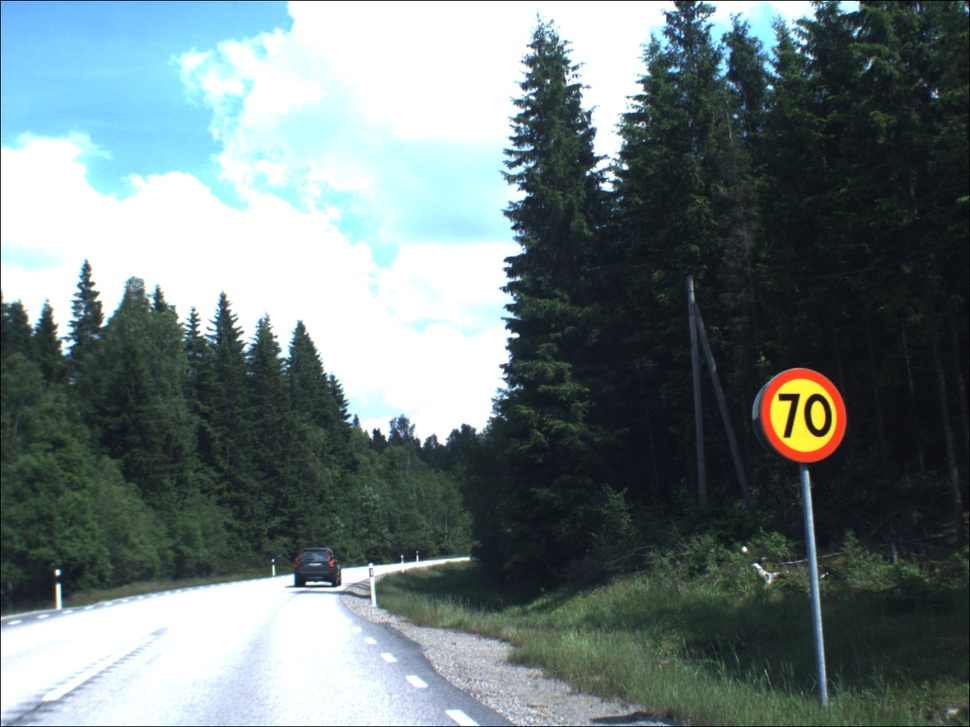
#> input picture data/easy/rs1.jpg, 970 x 727 px, shrunk from 1280 x 960 before the run; its folder holds only this picture in this run
$ python -i hough.py   (imports and definitions only)
#> lines starting #> are read from the running program, lines starting #| are printed output that depends on the picture; after the words box and inside, x2 and y2 are one past the last pixel; in counts of white or black regions, pixels touching at a corner belong together
import cv2 as cv
import numpy as np
import matplotlib.pyplot as plt
import os
import numpy as np
import easyocr

# [74 lines left out: functions importImages, showImage, preprocess, not called in this run]

def detect_circles(image_path):
    """
    Detects circles in an image using the Hough Circle Transform.

    Args:
        image_path (str): Path to the input image.

    Returns:
        None
    """
#> called with image_path = 'data/easy/rs1.jpg'
    image = cv.imread(image_path)  # Load the image
#> image is the input picture: shape (727, 970, 3); mean B, G, R 123.8, 123.1, 109.3
    gray = cv.cvtColor(image, cv.COLOR_BGR2GRAY)  # Convert to grayscale
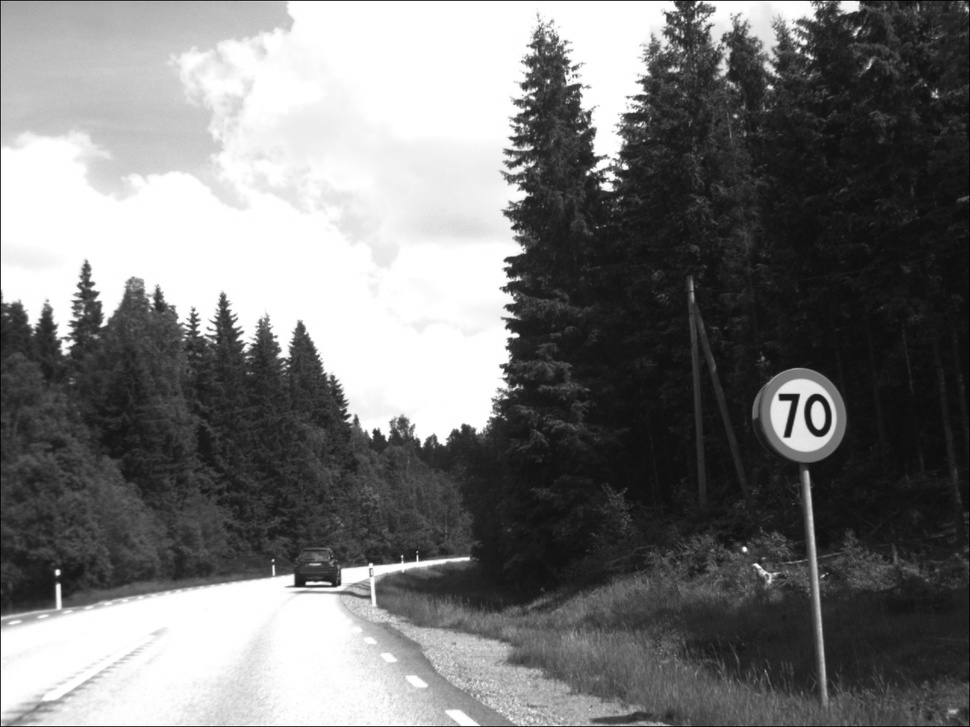
#> gray: shape (727, 970); min 1, max 255, mean 119.1
    gray_blurred = cv.medianBlur(gray, 5)  # Apply median blur to reduce noise

    # Detect circles using the Hough Transform
    circles = cv.HoughCircles(
        gray_blurred,
        cv.HOUGH_GRADIENT,
        dp=1.2,
        minDist=100,
        param1=150,
        param2=50,
        minRadius=35,
        maxRadius=60
    )
#> circles = [[804.6, 419.4, 41.84]]

    if circles is not None:  # If circles are detected
        circles = np.uint16(np.around(circles))
#> circles = [[805, 419, 42]]
        for i in circles[0, :]:
            cv.circle(image, (i[0], i[1]), i[2], (0, 255, 0), 2)  # Draw the circle outline
            cv.circle(image, (i[0], i[1]), 2, (0, 0, 255), 3)  # Draw the circle center

            # Extract circle coordinates
            center_x, center_y, radius = i
            x_min = max(0, center_x - radius)
            y_min = max(0, center_y - radius)
            x_max = min(image.shape[1], center_x + radius)
            y_max = min(image.shape[0], center_y + radius)

            # Crop the circle and display it
            cropped_image = image[y_min:y_max, x_min:x_max]
            plt.imshow(cv.cvtColor(cropped_image, cv.COLOR_BGR2RGB))
            plt.axis('off')
            plt.show()
#> this loop made 1 pass
#> (center_x, center_y, radius, x_min, y_min, x_max, y_max) on pass 1: (805, 419, 42, 763, 377, 847, 461)
#> pass 1, in detect_circles, `cropped_image = image[y_min:y_max, x_min:x_max]`:
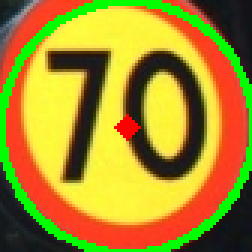
#> cropped_image: shape (84, 84, 3) (shown 3 times larger); mean B, G, R 40.7, 142.3, 167.6
#> after the loop:
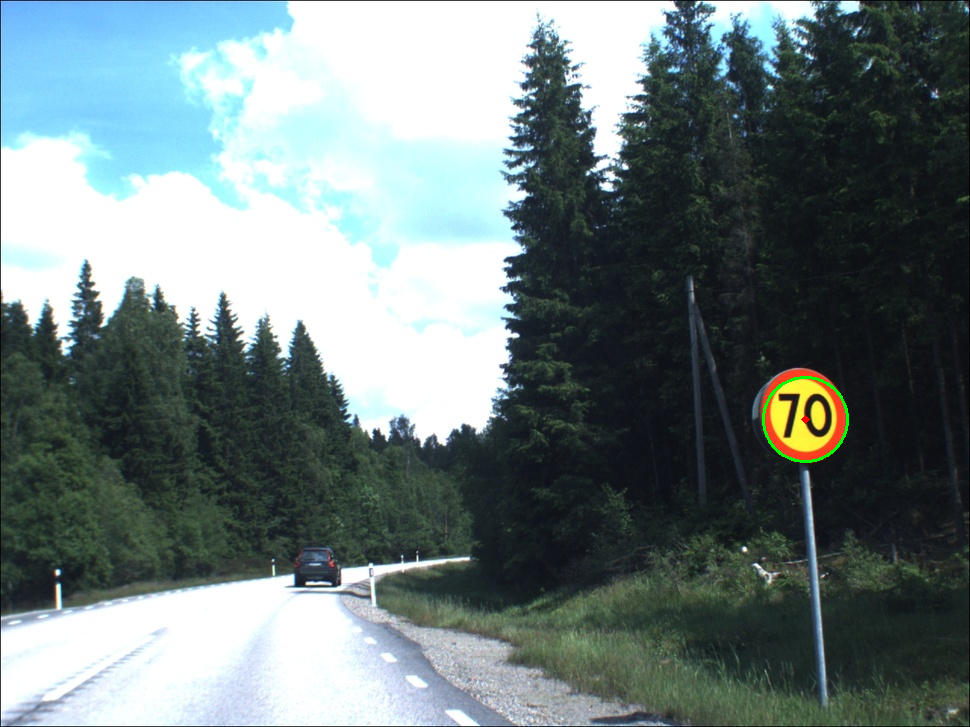
#> image: shape (727, 970, 3); 0.12% of pixels changed, all inside (x1, y1, x2, y2) = (762, 376, 849, 463)

    # Display the final image with the detected circles
    plt.imshow(cv.cvtColor(image, cv.COLOR_BGR2RGB))
    plt.axis('off')
    plt.show()

# [82 lines left out: function process_speed_signals_with_hough, not called in this run]

>>> result = detect_circles('data/easy/rs1.jpg')
